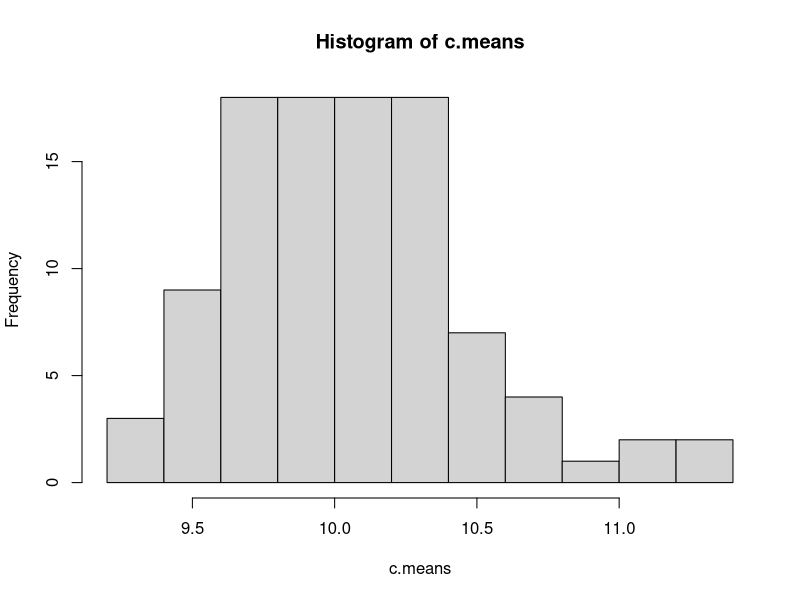
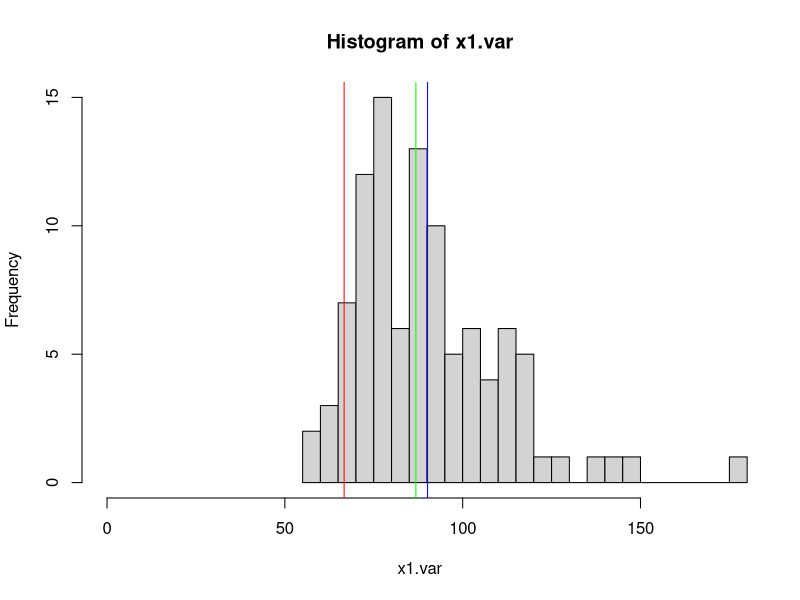

Write the R code that produced these figures, in order. (Note: this script raises an error after producing the figures.)


## Effect of hierarchical levels on variance of final level


HGammaVar <- function(K, shape, mean, adjust.shape = TRUE){
  
  AdjustShape <- function(shape, K){
    shape * K #+ ((K - 1)/(shape +1)) 
  }
  
  scale <- mean / shape
  
  if (adjust.shape){
    shape <- AdjustShape(shape, K)
  } else {
    shape = shape
  }
  
  
  K <- K+1
  
  g <- rep(NA, K)
  g[1] <- mean 
  
  for (i in 2:K){
    g[i] <- rgamma(1, shape = shape, scale = g[i-1] / shape) 
  }
  
  return(g[K])
  
}

ExpVar <- function(shape, mean){
  
  scale <- mean/(shape)
  var1 <- (shape * scale^2)
  var1 
}


shp <- 1.5
mn <- 10
K <- 20

x1 <- replicate(200^2, HGammaVar(K = K, shape = shp, mean = mn, adjust.shape = TRUE))
x1.m <- matrix(x1, ncol = 100)
c.means <- colMeans(x1.m)
hist(c.means)
mean(c.means)
var2 <- function(x) {
  mean((x - mean(x))^2)
}

var3 <- function(x) {
  mean(x^2) - mean(x)^2
}

x1.var <- apply(x1.m, 2, var)
#mean(x1.var)
hist(x1.var, 25, xlim = c(0, max(x1.var)))

abline(v = ExpVar(shape = shp, mean = mn), col = "Red")
abline(v = mean(x1.var), col = "Blue")
abline(v = median(x1.var), col = "Green")


#####

#x1 <- replicate(100^2, HGammaVar(K = 10, shape = shp, mean = mn, adjust.shape = TRUE))
g.pars <- MASS::fitdistr(x1, "gamma")
g.pars
f.gamma <- tibble(
  x = seq(-1, max(x1), length.out = 1000),
  fttd = dgamma(x, shape = g.pars$estimate[["shape"]], rate = g.pars$estimate[["rate"]]),
  true = dgamma(x, shape = shp, rate = shp / mn)
)

h1 <- hist(x1, 100, plot = FALSE)
hist(x1, 100, freq = FALSE, ylim = c(0, max(c(h1$density, f.gamma$true, f.gamma$fttd))))
lines(fttd~x, data = f.gamma, col = "Red")
lines(true~x, data = f.gamma, col = "Blue")

### With Gaussian

HGaus <- function(K, sd, mean){
  
  K <- K+1
  
  g <- rep(NA, K)
  g[1] <- mean 
  
  for (i in 2:K){
    g[i] <- rnorm(1, mean = g[i-1], sd = sd) 
  }
  
  return(g[K])
  
}

ExpHGausVar <- function(sd, mean, K = 1){
  
  K * sd^2
  
}


x1 <- replicate(10000, HGaus(K = 14, sd = 5, mean = 1))
mean(x1)
var(x1)

ExpHGausVar(sd = 5, mean = 1)

ExpHGausVar(sd = 5, mean = 1, K = 14)

